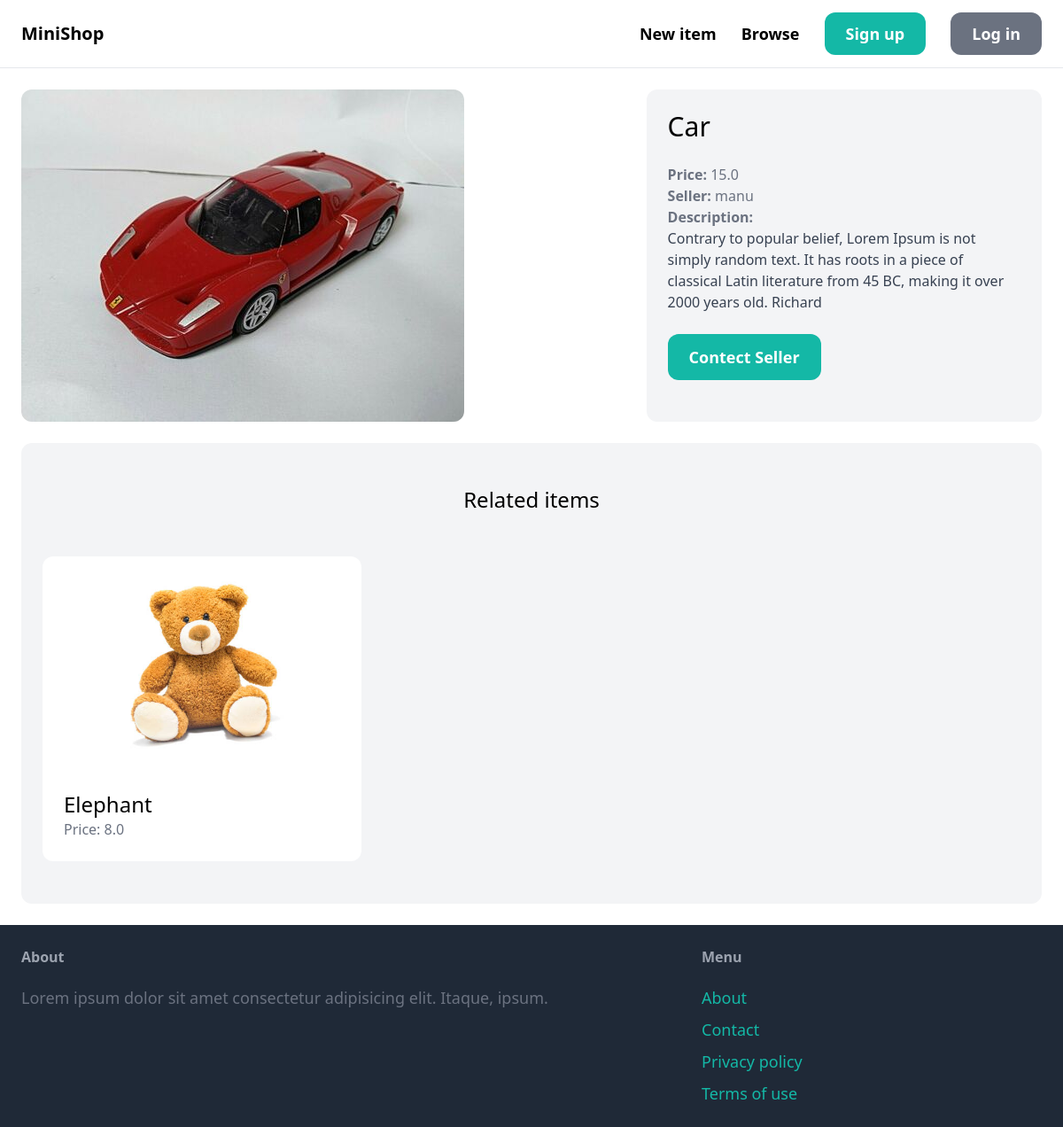
Page /items/1/ on the committed database.
### item/models.py (models this page shows, shortened)
class Item(models.Model):
    category = models.ForeignKey(Category, related_name='items', on_delete=models.CASCADE)
    name = models.CharField(max_length=255)
    description = models.TextField(blank=True, null=True)
    price = models.FloatField()
    image = models.ImageField(upload_to='item_images', blank=True, null=True)
    is_sold = models.BooleanField(default=False)
    created_by = models.ForeignKey(User, related_name='items', on_delete=models.CASCADE)
    created_at = models.DateTimeField(auto_now_add=True)

### item/views.py (the view)
# urls.py: path('<int:pk>/', views.detail, name='detail'),
def detail(request, pk):
    item = get_object_or_404(Item, pk=pk)
    related_items = Item.objects.filter(category=item.category, is_sold=False).exclude(pk=pk)[0:3]
    return render(request, 'item/detail.html', {
        'item': item,
        'related_items': related_items
    })

### item/templates/item/detail.html (shortened to what this page needs)
{% extends 'core/base.html' %}
{% block content %}
    <div class="grid grid-cols-5 gap-6">
        <div class="col-span-3">
            <img src="{{ item.image.url }}" class="rounded-xl" alt="">
        </div>
        <div class="col-span-2 p-6 bg-gray-100 rounded-xl">
            <h1 class="mb-6 text-3xl">{{ item.name }}</h1>
            <p class="text-gray-500"><strong>Price: </strong>{{ item.price }}</p>
            <p class="text-gray-500"><strong>Seller: </strong>{{ item.created_by.username }}</p>
            {% if item.description %}
                <p class="text-gray-700">
                    <strong class="text-gray-500">Description:</strong><br>
                    {{ item.description }}
                </p>
            {% endif %}
            {% if request.user == item.created_by %}
                <div class="mt-6 p-6 bg-white rounded-xl">
                    <p>This is your item!</p>
                    <a href="{% url 'item:edit' item.id %}" class="inline-block mt-6 px-6 py-3 text-lg font-semibold bg-teal-500 text-white rounded-xl">Edit</a>
                    <a href="{% url 'item:delete' item.id %}" class="inline-block mt-6 px-6 py-3 text-lg font-semibold bg-red-500 text-white rounded-xl">Delete</a>
                </div>
            {% else %}
                <a href="{% url 'conversation:new' item.id %}" class="inline-block mt-6 px-6 py-3 text-lg font-semibold bg-teal-500 text-white rounded-xl hover:bg-teal-700">Contect Seller</a>
            {% endif %}
            </div>
    </div>
    <div class="mt-6 px-6 py-12 bg-gray-100 rounded-xl">
        <h2 class="mb-12 text-2xl text-center">Related items</h2>
        <div class="grid grid-cols-3 gap-3">
            {% for item in related_items %}
                <div>
                    <a href="{% url 'item:detail' item.id %}">
                        <div>
                            <img src="{{ item.image.url }}" class="rounded-t-xl" alt="">
                        </div>
                        <div class="p-6 bg-white rounded-b-xl">
                            <h2 class="text-2xl">{{ item.name }}</h2>
                            <p class="text-gray-500">Price: {{ item.price }}</p>
                        </div>
                    </a>
                </div>
            {% endfor %}
        </div>
    </div>
{% endblock %}

### rows in the picture
Item: image (picture), name "Car", price "15.0", created_by.username "manu", description "Contrary to popular belief, Lorem Ipsum is not simply random text. It has roots in a piece of classical Latin literature from 45 BC, making it over 2000 years old. Richard"
Item: image (picture), name "Elephant", price "8.0"
